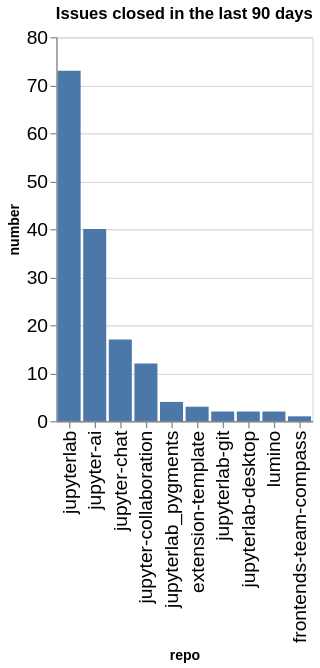

Notebook cell for this chart:
### Code cell
closed_counts = closed.groupby(['org', 'repo']).count()['number'].reset_index()
closed_counts['org/repo'] = closed_counts.apply(lambda a: a['org'] + '/' + a['repo'], axis=1)
sorted_vals = closed_counts.sort_values(['number'], ascending=False)['repo'].values
alt.Chart(data=closed_counts, title=f"Issues closed in the last {n_days} days").mark_bar().encode(
    x=alt.X('repo', sort=alt.Sort(sorted_vals.tolist())),
    y='number',
)

### Figure 1 — Vega-Lite specification as saved in the notebook (floating-point values rounded to 4 significant figures)
{"config": {"axisLeft": {"labelFontSize": 15}, "axisBottom": {"labelFontSize": 15}}, "data": {"name": "data-f20a38eafda7cf4cf05333b287908754"}, "mark": {"type": "bar"}, "encoding": {"x": {"field": "repo", "sort": ["jupyterlab", "jupyter-ai", "jupyter-chat", "jupyter-collaboration", "jupyterlab_pygments", "extension-template", "jupyterlab-git", "jupyterlab-desktop", "lumino", "frontends-team-compass"], "type": "nominal"}, "y": {"field": "number", "type": "quantitative"}}, "title": "Issues closed in the last 90 days", "$schema": "https://vega.github.io/schema/vega-lite/v5.20.1.json", "datasets": {"data-f20a38eafda7cf4cf05333b287908754": [{"org": "jupyterlab", "repo": "extension-template", "number": 3, "org/repo": "jupyterlab/extension-template"}, {"org": "jupyterlab", "repo": "frontends-team-compass", "number": 1, "org/repo": "jupyterlab/frontends-team-compass"}, {"org": "jupyterlab", "repo": "jupyter-ai", "number": 40, "org/repo": "jupyterlab/jupyter-ai"}, {"org": "jupyterlab", "repo": "jupyter-chat", "number": 17, "org/repo": "jupyterlab/jupyter-chat"}, {"org": "jupyterlab", "repo": "jupyter-collaboration", "number": 12, "org/repo": "jupyterlab/jupyter-collaboration"}, {"org": "jupyterlab", "repo": "jupyterlab", "number": 73, "org/repo": "jupyterlab/jupyterlab"}, {"org": "jupyterlab", "repo": "jupyterlab-desktop", "number": 2, "org/repo": "jupyterlab/jupyterlab-desktop"}, {"org": "jupyterlab", "repo": "jupyterlab-git", "number": 2, "org/repo": "jupyterlab/jupyterlab-git"}, {"org": "jupyterlab", "repo": "jupyterlab_pygments", "number": 4, "org/repo": "jupyterlab/jupyterlab_pygments"}, {"org": "jupyterlab", "repo": "lumino", "number": 2, "org/repo": "jupyterlab/lumino"}]}}
